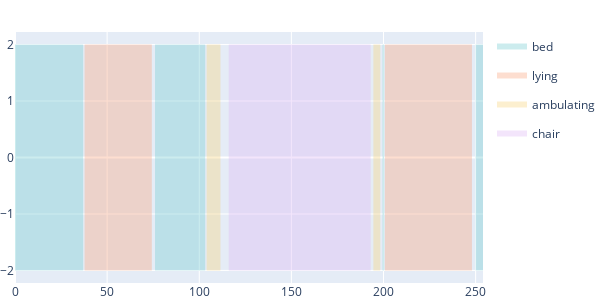

The code cell stored with this chart in its notebook:
### Markdown cell above
This is an improvement, but there multiple legend entries for the same type of activity. We must keep track of which activities have already been added to the legend using a `set`, and use the `showlegend` keyword argument in the `Scatter` constructor to determine if the name of a trace should be added to the legend. We must also add the `legendgroup` keyword to ensure that all activities are shown or hidden when the corresponding legend entry is clicked.

### Code cell
fig = go.Figure(layout={**layout, 'width': 600})

# Create the empty set
activity_legend = set()
for _, activity_df in df.groupby('activity_sequence'):
    start = activity_df['time'].min()
    end = activity_df['time'].max()
    name = activity_df['activity_label'].unique()[0]
    fig.add_trace(
        go.Scatter(
            x=[start, start, end, end], 
            y=[-2, 2, 2, -2], 
            mode='none', 
            fill='toself',
            fillcolor=activity_colors[name],
            opacity=0.333,
            name=name,
            legendgroup=name,
            showlegend=not name in activity_legend))
    
    # Add the anme to the set.
    activity_legend.add(name)

fig.show()

### Figure 1 — Plotly figure (JSON) as saved in the notebook; plotly's stock layout.template omitted (floating-point values rounded to 4 significant figures)
{"data": [{"fill": "toself", "fillcolor": "rgb(102, 197, 204)", "legendgroup": "bed", "mode": "none", "name": "bed", "opacity": 0.333, "showlegend": true, "type": "scatter", "x": [0, 0, 37, 37], "y": [-2, 2, 2, -2]}, {"fill": "toself", "fillcolor": "rgb(248, 156, 116)", "legendgroup": "lying", "mode": "none", "name": "lying", "opacity": 0.333, "showlegend": true, "type": "scatter", "x": [37.75, 37.75, 74.25, 74.25], "y": [-2, 2, 2, -2]}, {"fill": "toself", "fillcolor": "rgb(102, 197, 204)", "legendgroup": "bed", "mode": "none", "name": "bed", "opacity": 0.333, "showlegend": false, "type": "scatter", "x": [76, 76, 103.2, 103.2], "y": [-2, 2, 2, -2]}, {"fill": "toself", "fillcolor": "rgb(246, 207, 113)", "legendgroup": "ambulating", "mode": "none", "name": "ambulating", "opacity": 0.333, "showlegend": true, "type": "scatter", "x": [104, 104, 111.5, 111.5], "y": [-2, 2, 2, -2]}, {"fill": "toself", "fillcolor": "rgb(220, 176, 242)", "legendgroup": "chair", "mode": "none", "name": "chair", "opacity": 0.333, "showlegend": true, "type": "scatter", "x": [116, 116, 193, 193], "y": [-2, 2, 2, -2]}, {"fill": "toself", "fillcolor": "rgb(246, 207, 113)", "legendgroup": "ambulating", "mode": "none", "name": "ambulating", "opacity": 0.333, "showlegend": false, "type": "scatter", "x": [194.5, 194.5, 198.2, 198.2], "y": [-2, 2, 2, -2]}, {"fill": "toself", "fillcolor": "rgb(102, 197, 204)", "legendgroup": "bed", "mode": "none", "name": "bed", "opacity": 0.333, "showlegend": false, "type": "scatter", "x": [199.5, 199.5, 200.3, 200.3], "y": [-2, 2, 2, -2]}, {"fill": "toself", "fillcolor": "rgb(248, 156, 116)", "legendgroup": "lying", "mode": "none", "name": "lying", "opacity": 0.333, "showlegend": false, "type": "scatter", "x": [200.8, 200.8, 248, 248], "y": [-2, 2, 2, -2]}, {"fill": "toself", "fillcolor": "rgb(102, 197, 204)", "legendgroup": "bed", "mode": "none", "name": "bed", "opacity": 0.333, "showlegend": false, "type": "scatter", "x": [250, 250, 254, 254], "y": [-2, 2, 2, -2]}], "layout": {"height": 300, "margin": {"b": 0, "l": 0, "r": 0, "t": 32}, "width": 600}}
